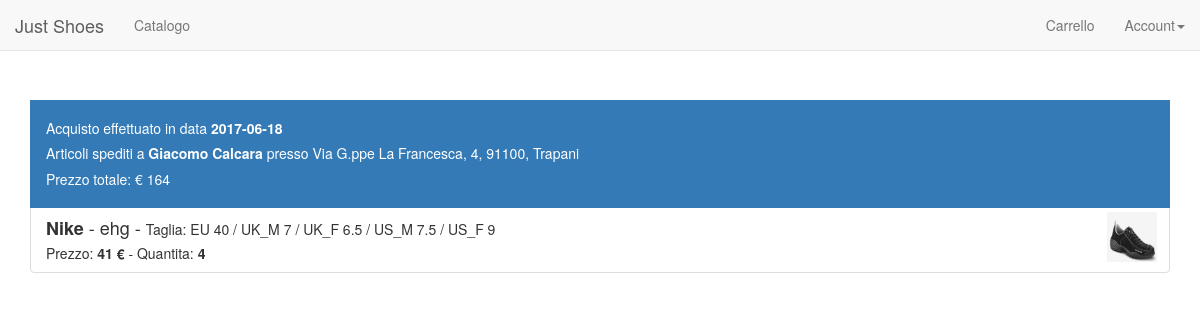
Screenshot of /cliente/storico_acquisti.php (signed in) with the database file from the repository.
### tables this page shows
CREATE TABLE `Acquisto` (
  `id_acquisto` int(10) NOT NULL,
  `data` date DEFAULT NULL,
  `totale` float DEFAULT NULL,
  `id_indirizzo` int(10) DEFAULT NULL,
  `id_utente` int(10) DEFAULT NULL
);

CREATE TABLE `Indirizzo` (
  `id_indirizzo` int(10) NOT NULL,
  `id_utente` int(10) DEFAULT NULL,
  `nome` varchar(100) DEFAULT NULL,
  `citta` varchar(50) DEFAULT NULL,
  `via` varchar(50) DEFAULT NULL,
  `CAP` char(5) DEFAULT NULL,
  `altro` varchar(100) DEFAULT NULL
);

CREATE TABLE `Scarpa` (
  `id_scarpa` int(10) NOT NULL,
  `codice` varchar(20) NOT NULL,
  `nome` varchar(100) NOT NULL,
  `prezzo` float DEFAULT NULL,
  `sconto` float NOT NULL,
  `id_marca` int(10) DEFAULT NULL,
  `foto` varchar(100) DEFAULT NULL,
  `descrizione` varchar(1000) NOT NULL
);

CREATE TABLE `Marca` (
  `id_marca` int(10) NOT NULL,
  `nome` varchar(50) DEFAULT NULL
);

CREATE TABLE `Taglia` (
  `id_taglia` int(10) NOT NULL,
  `taglia_uk_m` float DEFAULT NULL,
  `taglia_uk_f` float NOT NULL,
  `taglia_eu` float DEFAULT NULL,
  `taglia_us_m` float DEFAULT NULL,
  `taglia_us_f` float NOT NULL
);

CREATE TABLE `Dettagli_Acquisto` (
  `id_scarpa` int(10) DEFAULT NULL,
  `id_taglia` int(10) NOT NULL,
  `id_acquisto` int(10) DEFAULT NULL,
  `quantita` int(11) NOT NULL,
  `prezzo` float NOT NULL
);

### cliente/storico_acquisti.php (the view, shortened to what this page needs)
<?php
  include_once("../config.php");
  include_once("../header.php");
  $sql = "SELECT
			Acquisto.id_acquisto, Acquisto.id_utente, Acquisto.data, Acquisto.id_indirizzo, Acquisto.totale,
			Dettagli_Acquisto.id_scarpa, Dettagli_Acquisto.id_taglia, Dettagli_Acquisto.quantita,
			Indirizzo.nome AS 'indirizzo_nome', Indirizzo.via, Indirizzo.CAP, Indirizzo.citta,
			Scarpa.nome AS 'scarpa_nome', Dettagli_Acquisto.prezzo, Scarpa.foto, Scarpa.id_marca,
			Marca.nome AS 'marca_nome',
			Taglia.taglia_eu, Taglia.taglia_uk_m, Taglia.taglia_uk_f, Taglia.taglia_us_m, Taglia.taglia_us_f
			FROM Acquisto
			JOIN Dettagli_Acquisto
			ON Acquisto.id_acquisto = Dettagli_Acquisto.id_acquisto
			JOIN Indirizzo
			ON Acquisto.id_indirizzo = Indirizzo.id_indirizzo
			JOIN Scarpa
			ON Dettagli_Acquisto.id_scarpa =  Scarpa.id_scarpa
			JOIN Marca
			ON Scarpa.id_marca = Marca.id_marca
			JOIN Taglia
			ON Dettagli_Acquisto.id_taglia = Taglia.id_taglia
			WHERE Acquisto.id_utente = ".$_SESSION['id_utente']." ORDER BY Acquisto.data DESC";
  $acquisti = $mysqli->query($sql);
  if(!$acquisti){
  	echo "<h2>Nessuno acquisto ancora effettuato!</h2>";
  }
  else{
  	$idAcquistoPrec = 0;
  	echo '<div class="container">';
  	echo '	<div class="list-group">';
  	while($acquisto = $acquisti->fetch_array(MYSQLI_ASSOC)) {
  		if($idAcquistoPrec != $acquisto["id_acquisto"]){
  			echo "<br></br>";
  			echo "	<li class='list-group-item active'>";
  			echo "<h5>Acquisto effettuato in data <b>$acquisto[data]</b></h5>";
  			echo "<h5>Articoli spediti a <b>$acquisto[indirizzo_nome]</b> presso $acquisto[via], $acquisto[CAP], $acquisto[citta]</h5>";
  			echo "<h5>Prezzo totale:  € $acquisto[totale]</h5>";
  			echo "</li>";
  		}
  		echo "	<li class='list-group-item'>
          <span class='badge' style='margin-top: 1px;'><img style='width: 50px; height: 50px; margin:-10px;' src='http://localhost/JustShoes/img/scarpe/$acquisto[foto]'/></span>
          <h4 class='list-group-item-heading'><b>$acquisto[marca_nome]</b> - $acquisto[scarpa_nome] - <span style='font-size: 14px'>
          Taglia: EU $acquisto[taglia_eu] / UK_M $acquisto[taglia_uk_m] / UK_F $acquisto[taglia_uk_f] / US_M $acquisto[taglia_us_m] / US_F $acquisto[taglia_us_f]<span></h4>
          <p class='list-group-item-text'>
            Prezzo: <b>$acquisto[prezzo] €</b> -
            Quantita: <b>$acquisto[quantita]</b>
          </p>
        </li>";
        $idAcquistoPrec = $acquisto["id_acquisto"];
    }
    echo "	</div>";
	echo "</div>";
  }
?>

### rows the page displays
acquisto: data "2017-06-18", id_indirizzo.nome "Giacomo Calcara", id_indirizzo.via "Via G.ppe La Francesca, 4", id_indirizzo.CAP "91100", id_indirizzo.citta "Trapani", totale "164", scarpa.foto (picture), marca.nome "Nike", scarpa.nome "ehg", taglia.taglia_eu "40", taglia.taglia_uk_m "7", taglia.taglia_uk_f "6.5", taglia.taglia_us_m "7.5", taglia.taglia_us_f "9", dettagli_acquisto.prezzo "41", dettagli_acquisto.quantita "4"
